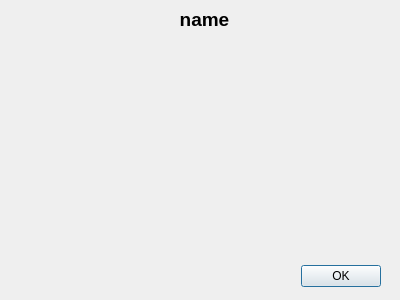
<?xml version="1.0" encoding="UTF-8"?>
<ui version="4.0">
 <class>ViewQrCode</class>
 <widget class="QDialog" name="ViewQrCode">
  <property name="geometry">
   <rect>
    <x>0</x>
    <y>0</y>
    <width>400</width>
    <height>300</height>
   </rect>
  </property>
  <property name="windowTitle">
   <string>Dialog</string>
  </property>
  <widget class="QDialogButtonBox" name="buttonBox">
   <property name="geometry">
    <rect>
     <x>40</x>
     <y>260</y>
     <width>341</width>
     <height>32</height>
    </rect>
   </property>
   <property name="orientation">
    <enum>Qt::Horizontal</enum>
   </property>
   <property name="standardButtons">
    <set>QDialogButtonBox::Ok</set>
   </property>
  </widget>
  <widget class="QLabel" name="label_qrcode">
   <property name="geometry">
    <rect>
     <x>40</x>
     <y>60</y>
     <width>321</width>
     <height>191</height>
    </rect>
   </property>
   <property name="text">
    <string/>
   </property>
   <property name="pixmap">
    <pixmap>CovidCertQRCode.png</pixmap>
   </property>
   <property name="scaledContents">
    <bool>true</bool>
   </property>
  </widget>
  <widget class="QLabel" name="label_name">
   <property name="geometry">
    <rect>
     <x>19</x>
     <y>11</y>
     <width>371</width>
     <height>16</height>
    </rect>
   </property>
   <property name="font">
    <font>
     <pointsize>14</pointsize>
     <bold>true</bold>
    </font>
   </property>
   <property name="text">
    <string>name</string>
   </property>
   <property name="alignment">
    <set>Qt::AlignCenter</set>
   </property>
  </widget>
 </widget>
 <resources/>
 <connections>
  <connection>
   <sender>buttonBox</sender>
   <signal>accepted()</signal>
   <receiver>ViewQrCode</receiver>
   <slot>accept()</slot>
   <hints>
    <hint type="sourcelabel">
     <x>248</x>
     <y>254</y>
    </hint>
    <hint type="destinationlabel">
     <x>157</x>
     <y>274</y>
    </hint>
   </hints>
  </connection>
  <connection>
   <sender>buttonBox</sender>
   <signal>rejected()</signal>
   <receiver>ViewQrCode</receiver>
   <slot>reject()</slot>
   <hints>
    <hint type="sourcelabel">
     <x>316</x>
     <y>260</y>
    </hint>
    <hint type="destinationlabel">
     <x>286</x>
     <y>274</y>
    </hint>
   </hints>
  </connection>
 </connections>
</ui>
